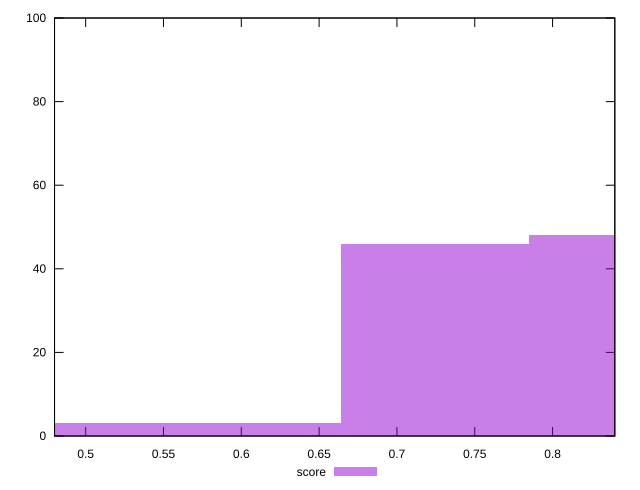

This chart was generated by the following gnuplot code:
reset

$score <<EOF
0.7243124275259303 46
0.8450311654469187 48
0.48287495168395356 3
0.603593689604942 3
EOF

set key outside below
set boxwidth 0.12071873792098839
set xrange [0.48:0.84]
set yrange [0:100]
set trange [0:100]
set style fill transparent solid 0.5 noborder
set terminal svg size 640, 490 enhanced background rgb 'white'
set output "report_00013_2021-02-09T12-04-24.940Z/interactive/samples/pages+cached+noadtech+nomedia+nocss/score/histogram.svg"

plot $score title "score" with boxes

reset
